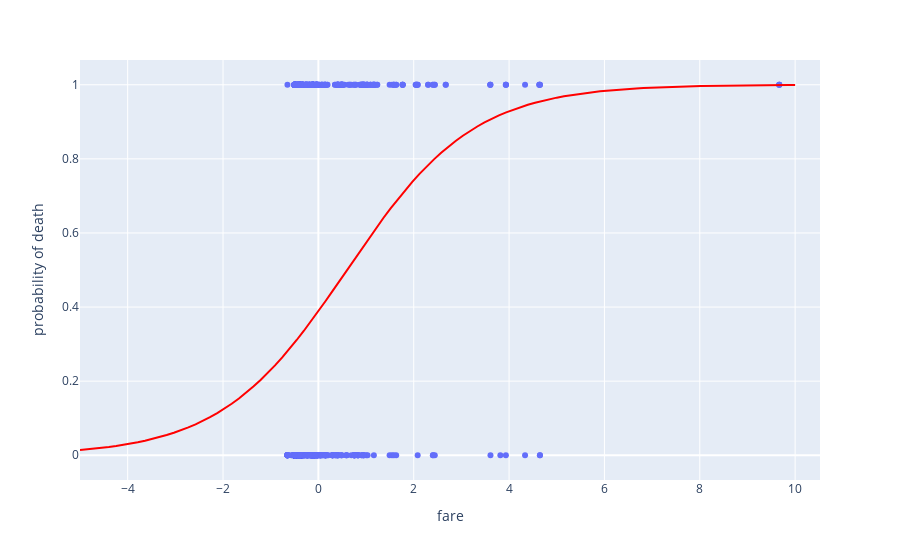

Notebook code cell kept with this figure:
### Markdown cell above
## Model plot

### Code cell
df = pd.DataFrame(original_X['fare'].ravel(), columns=['fare'])
df['probability of death'] = original_y
fig = px.scatter(df, x='fare', y='probability of death')

X_test = np.linspace(-5, 10, 100)
loss = expit(X_test * model.coef_ + model.intercept_).ravel()
fig.add_trace(px.line(pd.DataFrame(zip(X_test, loss), columns=['x','y']), x='x', y='y').data[0])
fig.update_traces(line_color='red')

### Figure 1 — Plotly figure (JSON) as saved in the notebook; plotly's stock layout.template omitted (floating-point values rounded to 4 significant figures; data arrays with more than 128 entries replaced by an {"elided": "..."} marker saying what was removed)
{"data": [{"hovertemplate": "fare=%{x}<br>probability of death=%{y}<extra></extra>", "legendgroup": "", "line": {"color": "red"}, "marker": {"color": "#636efa", "symbol": "circle"}, "mode": "markers", "name": "", "orientation": "v", "showlegend": false, "type": "scatter", "x": {"elided": "891 float values"}, "xaxis": "x", "y": {"elided": "891 int values"}, "yaxis": "y"}, {"hovertemplate": "x=%{x}<br>y=%{y}<extra></extra>", "legendgroup": "", "line": {"color": "red", "dash": "solid"}, "mode": "lines", "name": "", "orientation": "v", "showlegend": false, "type": "scatter", "x": [-5, -4.848, -4.697, -4.545, -4.394, -4.242, -4.091, -3.939, -3.788, -3.636, -3.485, -3.333, -3.182, -3.03, -2.879, -2.727, -2.576, -2.424, -2.273, -2.121, -1.97, -1.818, -1.667, -1.515, -1.364, -1.212, -1.061, -0.9091, -0.7576, -0.6061, -0.4545, -0.303, -0.1515, 0, 0.1515, 0.303, 0.4545, 0.6061, 0.7576, 0.9091, 1.061, 1.212, 1.364, 1.515, 1.667, 1.818, 1.97, 2.121, 2.273, 2.424, 2.576, 2.727, 2.879, 3.03, 3.182, 3.333, 3.485, 3.636, 3.788, 3.939, 4.091, 4.242, 4.394, 4.545, 4.697, 4.848, 5, 5.152, 5.303, 5.455, 5.606, 5.758, 5.909, 6.061, 6.212, 6.364, 6.515, 6.667, 6.818, 6.97, 7.121, 7.273, 7.424, 7.576, 7.727, 7.879, 8.03, 8.182, 8.333, 8.485, 8.636, 8.788, 8.939, 9.091, 9.242, 9.394, 9.545, 9.697, 9.848, 10], "xaxis": "x", "y": [0.0144, 0.01612, 0.01804, 0.02018, 0.02257, 0.02524, 0.02821, 0.03152, 0.0352, 0.0393, 0.04385, 0.0489, 0.0545, 0.06071, 0.06756, 0.07513, 0.08348, 0.09265, 0.1027, 0.1138, 0.1258, 0.1389, 0.1532, 0.1686, 0.1853, 0.2031, 0.2223, 0.2427, 0.2643, 0.2871, 0.3111, 0.3361, 0.3621, 0.3889, 0.4164, 0.4444, 0.4728, 0.5014, 0.5299, 0.5583, 0.5863, 0.6137, 0.6404, 0.6663, 0.6913, 0.7151, 0.7378, 0.7593, 0.7796, 0.7986, 0.8164, 0.8329, 0.8482, 0.8624, 0.8754, 0.8873, 0.8983, 0.9083, 0.9174, 0.9256, 0.9331, 0.9399, 0.9461, 0.9516, 0.9566, 0.9611, 0.9652, 0.9688, 0.9721, 0.975, 0.9777, 0.98, 0.9822, 0.9841, 0.9858, 0.9873, 0.9886, 0.9898, 0.9909, 0.9919, 0.9928, 0.9936, 0.9942, 0.9949, 0.9954, 0.9959, 0.9963, 0.9967, 0.9971, 0.9974, 0.9977, 0.9979, 0.9982, 0.9984, 0.9985, 0.9987, 0.9988, 0.999, 0.9991, 0.9992], "yaxis": "y"}], "layout": {"legend": {"tracegroupgap": 0}, "margin": {"t": 60}, "xaxis": {"anchor": "y", "domain": [0, 1], "title": {"text": "fare"}}, "yaxis": {"anchor": "x", "domain": [0, 1], "title": {"text": "probability of death"}}}}
